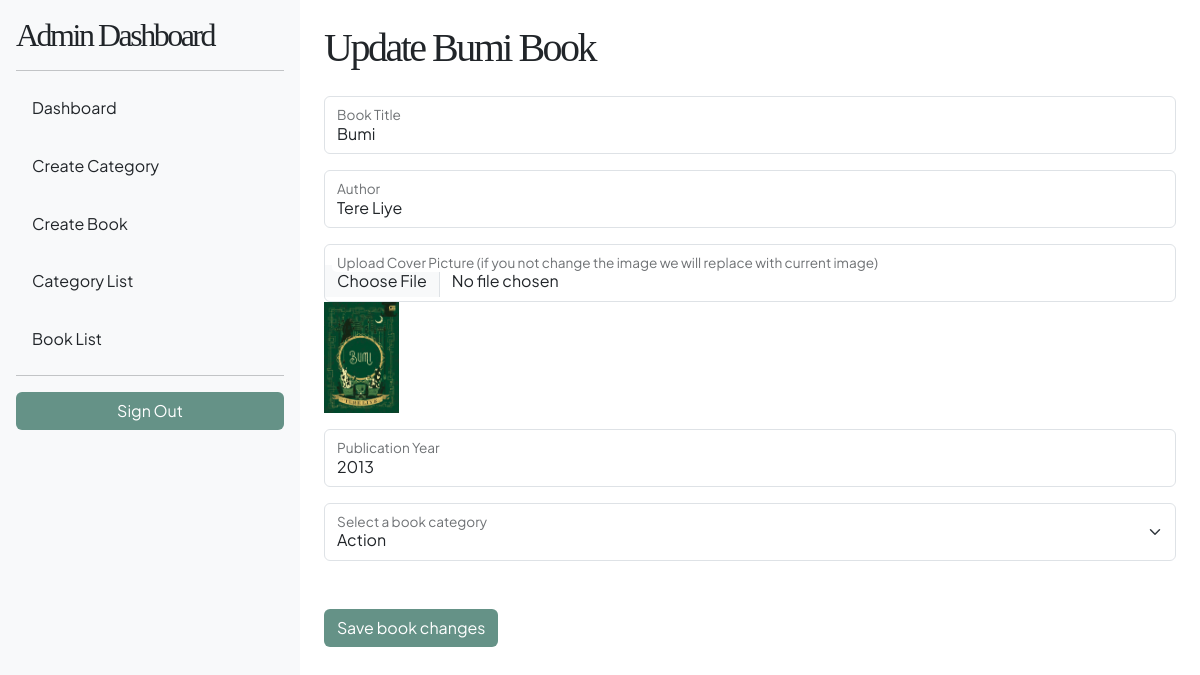
/views/admin/update_book.php?id=4 (signed in), run on the app's committed database.
### tables this page shows
CREATE TABLE `books` (
  `id` int(11) NOT NULL,
  `title` varchar(150) NOT NULL,
  `author` varchar(100) NOT NULL,
  `cover_image` varchar(255) NOT NULL,
  `publication_year` year(4) NOT NULL,
  `category_id` int(11) NOT NULL,
  `status` enum('available','unavailable') DEFAULT 'available',
  `created_at` timestamp NOT NULL DEFAULT current_timestamp()
);

CREATE TABLE `categories` (
  `id` int(11) NOT NULL,
  `name` varchar(50) NOT NULL,
  `description` text NOT NULL
);

### views/admin/update_book.php (the view, shortened to what this page needs)
<?php
include("admin_controller.php");
$book_id = $_GET['id'];
$query = "SELECT * FROM books WHERE id = $book_id";
$result = mysqli_query($conn, $query);
$data = mysqli_fetch_assoc($result);
$category_id = $data['category_id'];
?>
<!DOCTYPE html>
<html lang="en">
<head>
    <link href="https://cdn.jsdelivr.net/npm/bootstrap@5.3.3/dist/css/bootstrap.min.css" rel="stylesheet"
>
    <link rel="stylesheet" href="../../assets/css/style.css">
</head>
<body>
    <div class="container-fluid">
        <div class="row">
            <div class="col-md-3 d-none d-md-block bg-light p-3 sticky-top" style="height: 100vh;">
                <h2>Admin Dashboard</h2>
                <hr>
                <div class="my-auto">
                    <ul class="nav nav-pills flex-column">
                        <li class="nav-item mb-3">
                            <a href="dashboard.php" class="nav-link link-dark">Dashboard</a>
                        </li>
                        <li class="nav-item mb-3">
                            <a href="create_category.php" class="nav-link link-dark">Create Category</a>
                        </li>
                        <li class="nav-item mb-3">
                            <a href="create_book.php" class="nav-link link-dark">Create Book</a>
                        </li>
                        <li class="nav-item mb-3">
                            <a href="category_list.php" class="nav-link link-dark">Category List</a>
                        </li>
                        <li class="nav-item">
                            <a href="book_list.php" class="nav-link link-dark">Book List</a>
                        </li>
                    </ul>
                </div>
                <hr>
                <a href="../auth/logout.php" class="btn w-100">Sign Out</a>
            </div>
            <div class="col-md-9 p-4">
                <h1 class="mb-4">Update <?= $data['title'] ?> Book</h1>
                <form action="" method="POST" enctype="multipart/form-data">
                    <div class="form-floating mb-3">
                        <input type="text" name="title" class="form-control" id="floatingTitle" placeholder="Book Title"
                            value="<?= $data['title'] ?>">
                        <label for="floatingTitle">Book Title</label>
                    </div>
                    <div class="form-floating mb-3">
                        <input type="text" name="author" class="form-control" id="floatingAuthor" placeholder="Author"
                            value="<?= $data['author'] ?>">
                        <label for="floatingAuthor">Author</label>
                    </div>
                    <div class="form-floating mb-3">
                        <input type="file" name="cover_image" class="form-control" id="floatingPicture"
                            placeholder="cover_image">
                        <label for="floatingPicture">Upload Cover Picture (if you not change the image we will replace
                            with current image)</label>
                        <img src="<?= $data['cover_image'] ?>" alt="img-book" width="75">
                    </div>
                    <div class="form-floating mb-3">
                        <input type="number" name="year" min="1900" max="2100" step="1" required class="form-control"
                            id="floatingYear" placeholder="Publication Year" value="<?= $data['publication_year'] ?>">
                        <label for="floatingYear">Publication Year</label>
                    </div>
                    <div class="form-floating mb-5">
                        <select class="form-select" id="floatingSelect" aria-label="Floating label select example"
                            name="category_id">
                            <?php
                            $query = "SELECT id, name FROM categories WHERE id = ?";
                            $stmt = $conn->prepare($query);
                            $stmt->bind_param('i', $category_id);
                            $stmt->execute();
                            $result = $stmt->get_result();
                            if ($result->num_rows > 0) {
                                $selectedCategory = $result->fetch_assoc();
                                echo '<option value="' . htmlspecialchars($selectedCategory['id']) . '" selected>' .
                                    htmlspecialchars($selectedCategory['name']) . '</option>';
                            } else {
                                echo '<option value="" disabled selected>Invalid category</option>';
                            }
                            ?>
                        </select>
                        <label for="floatingSelect">Select a book category</label>
                    </div>
                    <button type="submit" class="btn" name="update_book">Save book changes</button>
                </form>
            </div>
            <link href='https://unpkg.com/boxicons@2.1.4/css/boxicons.min.css' rel='stylesheet'>
</body>
</html>

### assets/css/style.css (style rules this page uses)
h1, h2, h3, h4, h5, h6 { font-family: "Times Newer Roman"; letter-spacing: -2.5px; }
body, p, li { font-family: "Plus Jakarta Sans"; }
:root { --clr-primary: #659287; --clr-secondary: #b1c29e; --clr-tertiary: #ffe6a9; --clr-accent: #f0eee2; }
.btn { background-color: var(--clr-primary); color: #fff; }
body { overflow-x: hidden; line-height: 1.6; }

### data on the page
books: title "Bumi", author "Tere Liye", cover_image (picture), year "2013"
categories: category_id "Action"
